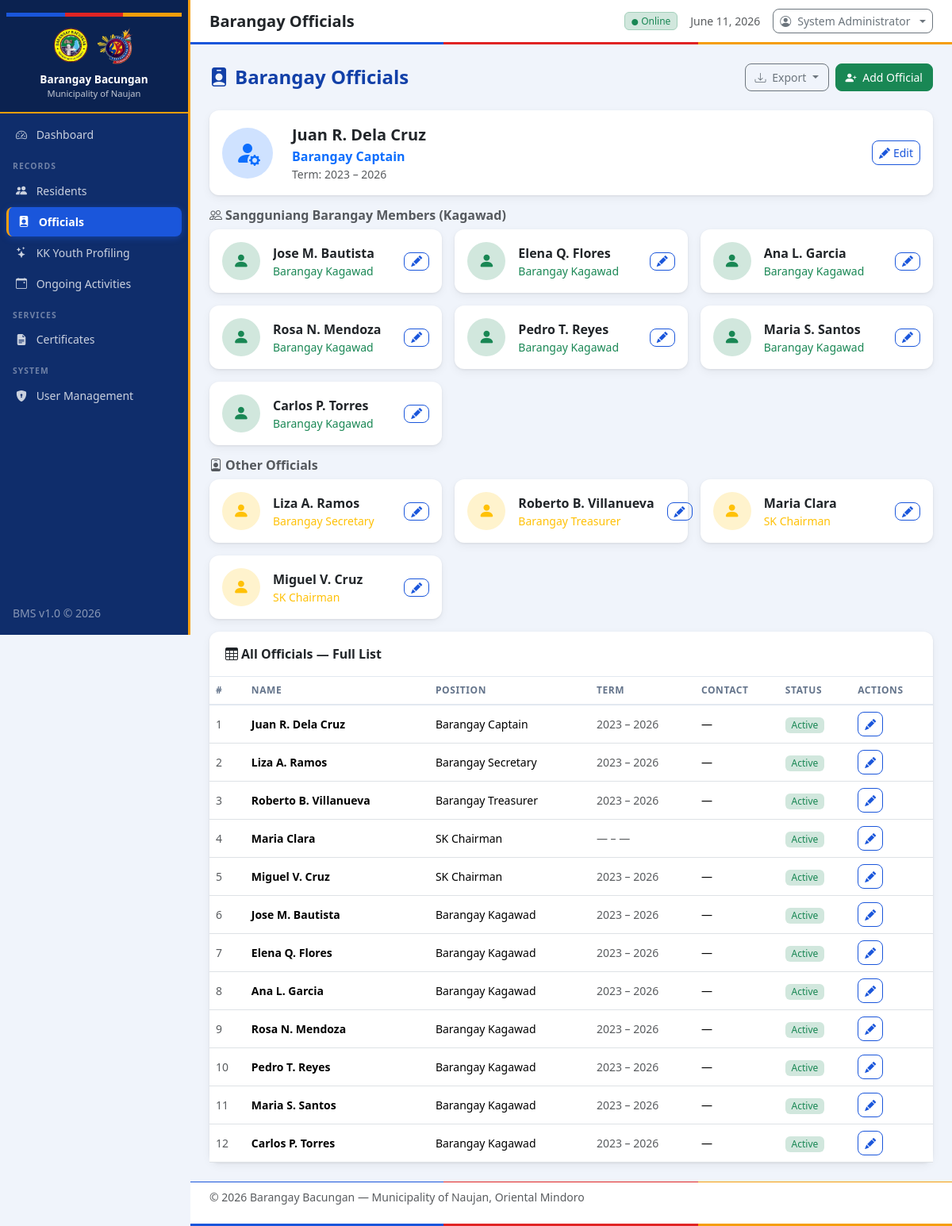
/modules/officials/index.php (signed in), run on the app's committed database.
### tables this page shows
CREATE TABLE users (
            id INTEGER PRIMARY KEY AUTOINCREMENT,
            username TEXT NOT NULL UNIQUE,
            password TEXT NOT NULL,
            full_name TEXT NOT NULL,
            role TEXT DEFAULT 'Staff',
            created_at TEXT DEFAULT (datetime('now','localtime'))
        );

CREATE TABLE officials (
            id INTEGER PRIMARY KEY AUTOINCREMENT,
            first_name TEXT NOT NULL,
            middle_name TEXT,
            last_name TEXT NOT NULL,
            position TEXT NOT NULL,
            term_start TEXT,
            term_end TEXT,
            contact TEXT,
            status TEXT DEFAULT 'Active',
            created_at TEXT DEFAULT (datetime('now','localtime'))
        );

### config/auth.php (called while the page is built, shortened)
<?php
function getCurrentUser(): ?array {
    $db = getDB();
    $stmt = $db->prepare("SELECT id, username, full_name, role FROM users WHERE id = ?");
    $stmt->execute([$_SESSION['user_id']]);
    return $stmt->fetch() ?: null;
}

### modules/officials/index.php (the view, shortened to what this page needs)
<?php
$pageTitle = 'Barangay Officials';
$rootPath = '../../';
$db = getDB();
$officials = $db->query("SELECT * FROM officials ORDER BY
    CASE position
        WHEN 'Barangay Captain' THEN 1
        WHEN 'Barangay Secretary' THEN 2
        WHEN 'Barangay Treasurer' THEN 3
        WHEN 'SK Chairman' THEN 4
        WHEN 'Barangay Kagawad' THEN 5
        ELSE 6
    END, last_name, first_name")->fetchAll();
include __DIR__ . '/../../includes/header.php';
?>
<div class="page-header">
    <h4><i class="bi bi-person-badge-fill me-2"></i>Barangay Officials</h4>
    <div class="d-flex gap-2">
        <div class="btn-group" role="group">
            <button type="button" class="btn btn-outline-secondary dropdown-toggle" data-bs-toggle="dropdown">
                <i class="bi bi-download me-1"></i> Export
            </button>
        </div>
        <a href="add.php" class="btn btn-success">
            <i class="bi bi-person-plus-fill me-1"></i> Add Official
        </a>
    </div>
</div>
<?php
$captain = null;
$kagawads = [];
$others = [];
foreach ($officials as $o) {
    if ($o['position'] === 'Barangay Captain') $captain = $o;
    elseif ($o['position'] === 'Barangay Kagawad') $kagawads[] = $o;
    else $others[] = $o;
}
?>
<?php if ($captain): ?>
<div class="row g-3 mb-3">
    <div class="col-12">
        <div class="card content-card border-primary">
            <div class="card-body d-flex align-items-center gap-4 py-3">
                <div class="stat-icon bg-primary-subtle" style="width:64px;height:64px;border-radius:50%;font-size:2rem">
                    <i class="bi bi-person-fill-gear text-primary"></i>
                </div>
                <div class="flex-grow-1">
                    <div class="fw-bold fs-5"><?= htmlspecialchars($captain['first_name'] . ' ' . ($captain['middle_name'] ? $captain['middle_name'] . ' ' : '') . $captain['last_name']) ?></div>
                    <div class="text-primary fw-semibold"><?= htmlspecialchars($captain['position']) ?></div>
                    <div class="text-muted small">
                        Term: <?= $captain['term_start'] ? date('Y', strtotime($captain['term_start'])) : '—' ?>
                        – <?= $captain['term_end'] ? date('Y', strtotime($captain['term_end'])) : '—' ?>
                    </div>
                </div>
                <div class="d-flex gap-2">
                    <a href="edit.php?id=<?= $captain['id'] ?>" class="btn btn-sm btn-outline-primary">
                        <i class="bi bi-pencil-fill me-1"></i>Edit
                    </a>
                </div>
            </div>
        </div>
    </div>
</div>
<?php endif; ?>
<?php if (!empty($kagawads)): ?>
<h6 class="text-muted fw-semibold mb-2 mt-3">
    <i class="bi bi-people me-1"></i>Sangguniang Barangay Members (Kagawad)
</h6>
<div class="row g-3 mb-3">
    <?php foreach ($kagawads as $o): ?>
    <div class="col-md-6 col-lg-4">
        <div class="card content-card h-100">
            <div class="card-body d-flex align-items-center gap-3">
                <div class="stat-icon bg-success-subtle" style="width:48px;height:48px;border-radius:50%;font-size:1.3rem;flex-shrink:0">
                    <i class="bi bi-person-fill text-success"></i>
                </div>
                <div class="flex-grow-1 min-w-0">
                    <div class="fw-semibold text-truncate"><?= htmlspecialchars($o['first_name'] . ' ' . ($o['middle_name'] ? $o['middle_name'] . ' ' : '') . $o['last_name']) ?></div>
                    <div class="small text-success"><?= htmlspecialchars($o['position']) ?></div>
                </div>
                <div class="d-flex flex-column gap-1">
                    <a href="edit.php?id=<?= $o['id'] ?>" class="btn btn-sm btn-outline-primary py-0 px-2">
                        <i class="bi bi-pencil-fill"></i>
                    </a>
                </div>
            </div>
        </div>
    </div>
    <?php endforeach; ?>
</div>
<?php endif; ?>
<?php if (!empty($others)): ?>
<h6 class="text-muted fw-semibold mb-2 mt-3">
    <i class="bi bi-person-badge me-1"></i>Other Officials
</h6>
<div class="row g-3 mb-3">
    <?php foreach ($others as $o): ?>
    <div class="col-md-6 col-lg-4">
        <div class="card content-card h-100">
            <div class="card-body d-flex align-items-center gap-3">
                <div class="stat-icon bg-warning-subtle" style="width:48px;height:48px;border-radius:50%;font-size:1.3rem;flex-shrink:0">
                    <i class="bi bi-person-fill text-warning"></i>
                </div>
                <div class="flex-grow-1 min-w-0">
                    <div class="fw-semibold text-truncate"><?= htmlspecialchars($o['first_name'] . ' ' . ($o['middle_name'] ? $o['middle_name'] . ' ' : '') . $o['last_name']) ?></div>
                    <div class="small text-warning"><?= htmlspecialchars($o['position']) ?></div>
                </div>
                <div class="d-flex flex-column gap-1">
                    <a href="edit.php?id=<?= $o['id'] ?>" class="btn btn-sm btn-outline-primary py-0 px-2">
                        <i class="bi bi-pencil-fill"></i>
                    </a>
                </div>
            </div>
        </div>
    </div>
    <?php endforeach; ?>
</div>
<?php endif; ?>
<div class="card content-card mt-3">
    <div class="card-header"><i class="bi bi-table me-1"></i>All Officials — Full List</div>
    <div class="card-body p-0">
        <div class="table-responsive">
            <table class="table table-hover mb-0">
                <thead>
                    <tr>
                        <th>#</th>
                        <th>Name</th>
                        <th>Position</th>
                        <th>Term</th>
                        <th>Contact</th>
                        <th>Status</th>
                        <th>Actions</th>
                    </tr>
                </thead>
                <tbody>
                <?php if (empty($officials)): ?>
                    <tr><td colspan="7" class="text-center text-muted py-4">No officials found.</td></tr>
                <?php else: ?>
                    <?php foreach ($officials as $i => $o): ?>
                    <tr>
                        <td class="text-muted"><?= $i + 1 ?></td>
                        <td class="fw-semibold"><?= htmlspecialchars($o['first_name'] . ' ' . ($o['middle_name'] ? $o['middle_name'] . ' ' : '') . $o['last_name']) ?></td>
                        <td><?= htmlspecialchars($o['position']) ?></td>
                        <td class="text-muted small">
                            <?= $o['term_start'] ? date('Y', strtotime($o['term_start'])) : '—' ?>
                            – <?= $o['term_end'] ? date('Y', strtotime($o['term_end'])) : '—' ?>
                        </td>
                        <td><?= htmlspecialchars($o['contact'] ?? '—') ?></td>
                        <td>
                            <span class="badge <?= $o['status']==='Active' ? 'bg-success-subtle text-success' : 'bg-secondary-subtle text-secondary' ?>">
                                <?= htmlspecialchars($o['status']) ?>
                            </span>
                        </td>
                        <td>
                            <a href="edit.php?id=<?= $o['id'] ?>" class="btn btn-sm btn-outline-primary">
                                <i class="bi bi-pencil-fill"></i>
                            </a>
                        </td>
                    </tr>
                    <?php endforeach; ?>
                <?php endif; ?>
                </tbody>
            </table>
        </div>
    </div>
</div>
<?php include __DIR__ . '/../../includes/footer.php'; ?>

### includes/header.php (shortened to what this page needs)
<?php
require_once dirname(__DIR__) . '/config/auth.php';
$currentUser = getCurrentUser();
?>
<!DOCTYPE html>
<html lang="en">
<head>
    <link rel="stylesheet" href="https://cdn.jsdelivr.net/npm/bootstrap@5.3.2/dist/css/bootstrap.min.css">
    <link rel="stylesheet" href="https://cdn.jsdelivr.net/npm/bootstrap-icons@1.11.3/font/bootstrap-icons.min.css">
    <link rel="stylesheet" href="<?= $rootPath ?? '' ?>assets/css/style.css">
</head>
<body>
<?php
function isActive(string $path): string {
    return str_contains($_SERVER['REQUEST_URI'], $path) ? 'active' : '';
}
?>
<div class="wrapper d-flex">
    <nav id="sidebar" class="sidebar d-flex flex-column flex-shrink-0 p-0">
        <div class="sidebar-header text-center py-3 px-2">
            <div class="brgy-seal mb-2 d-flex justify-content-center gap-2">
                <img src="<?= $rootPath ?? '' ?>assets/img/barangay.png" alt="Barangay Logo" style="width: 50px; height: 50px; object-fit: contain;">
                <img src="<?= $rootPath ?? '' ?>assets/img/sk.png" alt="SK Logo" style="width: 50px; height: 50px; object-fit: contain;">
            </div>
            <div class="brgy-name fw-bold text-white lh-sm">
                <?= BARANGAY_NAME ?><br>
                <small class="fw-normal opacity-75" style="font-size:0.7rem"><?= MUNICIPALITY ?></small>
            </div>
        </div>
        <ul class="nav flex-column px-2 pb-3 mt-2">
            <?php
            $userRole = $currentUser['role'] ?? '';
            $isAdmin = $userRole === 'Admin';
            $isSK = $userRole === 'SK Official';
            $isKK = $userRole === 'Katipunan Member';
            ?>
            <?php if ($isAdmin): ?>
            <li class="nav-item">
                <a href="<?= $rootPath ?? '' ?>index.php" class="nav-link <?= isActive('index.php') && !isActive('modules') ? 'active' : '' ?>">
                    <i class="bi bi-speedometer2 me-2"></i> Dashboard
                </a>
            </li>
            <li class="nav-item mt-1">
                <span class="nav-section-label px-2">RECORDS</span>
            </li>
            <li class="nav-item">
                <a href="<?= $rootPath ?? '' ?>modules/residents/index.php" class="nav-link <?= isActive('residents') ? 'active' : '' ?>">
                    <i class="bi bi-people-fill me-2"></i> Residents
                </a>
            </li>
            <li class="nav-item">
                <a href="<?= $rootPath ?? '' ?>modules/officials/index.php" class="nav-link <?= isActive('officials') ? 'active' : '' ?>">
                    <i class="bi bi-person-badge-fill me-2"></i> Officials
                </a>
            </li>
            <?php endif; ?>
            <?php if ($isAdmin || $isSK): ?>
            <li class="nav-item">
                <a href="<?= $rootPath ?? '' ?>modules/kk_youth/index.php" class="nav-link <?= isActive('kk_youth') ? 'active' : '' ?>">
                    <i class="bi bi-stars me-2"></i> KK Youth Profiling
                </a>
            </li>
            <?php endif; ?>
            <?php if ($isAdmin || $isKK || $isSK): ?>
            <li class="nav-item">
                <a href="<?= $rootPath ?? '' ?>modules/activities/index.php" class="nav-link <?= isActive('activities') ? 'active' : '' ?>">
                    <i class="bi bi-calendar-event me-2"></i> Ongoing Activities
                </a>
            </li>
            <?php endif; ?>
            <?php if ($isAdmin): ?>
            <li class="nav-item mt-1">
                <span class="nav-section-label px-2">SERVICES</span>
            </li>
            <li class="nav-item">
                <a href="<?= $rootPath ?? '' ?>modules/certificates/index.php" class="nav-link <?= isActive('certificates') ? 'active' : '' ?>">
                    <i class="bi bi-file-earmark-text-fill me-2"></i> Certificates
                </a>
            </li>
            <li class="nav-item mt-1">
                <span class="nav-section-label px-2">SYSTEM</span>
            </li>
            <li class="nav-item">
                <a href="<?= $rootPath ?? '' ?>modules/users/index.php" class="nav-link <?= isActive('users') ? 'active' : '' ?>">
                    <i class="bi bi-shield-lock-fill me-2"></i> User Management
                </a>
            </li>
            <?php endif; ?>
        </ul>
        <div class="mt-auto px-3 pb-3">
            <small class="text-white-50">BMS v1.0 &copy; <?= date('Y') ?></small>
        </div>
    </nav>
    <div class="main-content flex-grow-1 d-flex flex-column">
        <header class="topbar d-flex align-items-center px-4 py-2">
            <h5 class="mb-0 fw-semibold text-dark"><?= htmlspecialchars($pageTitle ?? 'Dashboard') ?></h5>
            <div class="ms-auto d-flex align-items-center gap-3">
                <span class="badge bg-success-subtle text-success border border-success-subtle">
                    <i class="bi bi-circle-fill me-1" style="font-size:0.5rem"></i>Online
                </span>
                <span class="text-muted small d-none d-md-inline"><?= date('F d, Y') ?></span>
                <div class="dropdown">
                    <button class="btn btn-sm btn-outline-secondary dropdown-toggle d-flex align-items-center gap-2" type="button" data-bs-toggle="dropdown">
                        <i class="bi bi-person-circle"></i>
                        <span class="d-none d-sm-inline"><?= htmlspecialchars($currentUser['full_name'] ?? 'User') ?></span>
                    </button>
                </div>
            </div>
        </header>
        <main class="flex-grow-1 p-4">

### data on the page
users: full_name "System Administrator"
officials: first_name+middle_name+last_name "Juan R. Dela Cruz", position "Barangay Captain", term_start "2023", term_end "2026", contact "—", status "Active"
officials: first_name+middle_name+last_name "Jose M. Bautista", position "Barangay Kagawad", term_start "2023", term_end "2026", contact "—", status "Active"
officials: first_name+middle_name+last_name "Elena Q. Flores", position "Barangay Kagawad", term_start "2023", term_end "2026", contact "—", status "Active"
officials: first_name+middle_name+last_name "Ana L. Garcia", position "Barangay Kagawad", term_start "2023", term_end "2026", contact "—", status "Active"
officials: first_name+middle_name+last_name "Rosa N. Mendoza", position "Barangay Kagawad", term_start "2023", term_end "2026", contact "—", status "Active"
officials: first_name+middle_name+last_name "Pedro T. Reyes", position "Barangay Kagawad", term_start "2023", term_end "2026", contact "—", status "Active"
officials: first_name+middle_name+last_name "Maria S. Santos", position "Barangay Kagawad", term_start "2023", term_end "2026", contact "—", status "Active"
officials: first_name+middle_name+last_name "Carlos P. Torres", position "Barangay Kagawad", term_start "2023", term_end "2026", contact "—", status "Active"
officials: first_name+middle_name+last_name "Liza A. Ramos", position "Barangay Secretary", term_start "2023", term_end "2026", contact "—", status "Active"
officials: first_name+middle_name+last_name "Roberto B. Villanueva", position "Barangay Treasurer", term_start "2023", term_end "2026", contact "—", status "Active"
officials: first_name+middle_name+last_name "Maria Clara", position "SK Chairman", status "Active"
officials: first_name+middle_name+last_name "Miguel V. Cruz", position "SK Chairman", term_start "2023", term_end "2026", contact "—", status "Active"

### other printed values
BARANGAY_NAME "Barangay Bacungan"
MUNICIPALITY "Municipality of Naujan"
$pageTitle "Barangay Officials"
PROVINCE "Oriental Mindoro"
